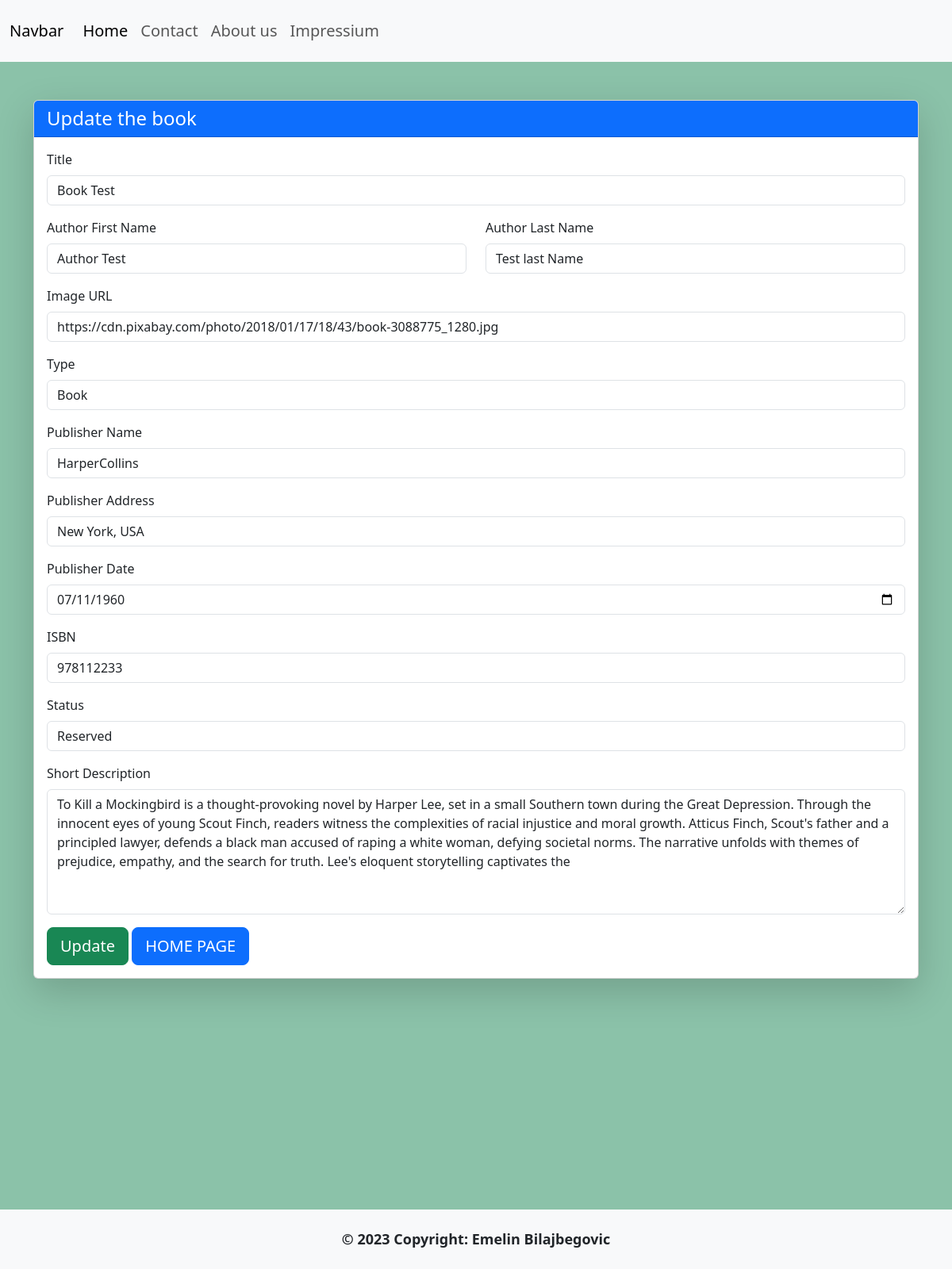
Page /update.php?id=1 on the committed database.
### tables this page shows
CREATE TABLE `library` (
  `id` int(11) NOT NULL,
  `title` varchar(255) NOT NULL,
  `image` varchar(255) NOT NULL,
  `ISBN` int(15) NOT NULL,
  `short_description` varchar(700) DEFAULT NULL,
  `type` varchar(255) NOT NULL,
  `author_first_name` varchar(255) NOT NULL,
  `author_last_name` varchar(255) NOT NULL,
  `publisher_name` varchar(255) NOT NULL,
  `publisher_adress` varchar(255) NOT NULL,
  `publisher_date` date NOT NULL,
  `status` tinyint(1) NOT NULL
);

### update.php (the view, shortened to what this page needs)
<?php
require_once "db_connect.php";
$id = $_GET["id"];
$sql = "SELECT * FROM library WHERE id = $id ";
$result = mysqli_query($connect, $sql);
$row = mysqli_fetch_assoc($result);
?>
<!DOCTYPE html>
<html lang="en">
<head>
    <link href="https://cdn.jsdelivr.net/npm/bootstrap@5.3.0/dist/css/bootstrap.min.css" rel="stylesheet">
</head>
<body class="bg-success text-dark bg-opacity-50" style="height: 200vh">
    <nav class="navbar navbar-expand-lg bg-body-tertiary py-3">
        <div class="container-fluid">
            <a class="navbar-brand" href="#">Navbar</a>
            <div class="collapse navbar-collapse" id="navbarSupportedContent">
                <ul class="navbar-nav me-auto mb-2 mb-lg-0">
                    <li class="nav-item">
                        <a class="nav-link active" aria-current="page" href="index.php" style="font-size: 20px;">Home</a>
                    </li>
                    <li class="nav-item">
                        <a class="nav-link" href="https://codefactory.wien/en/contact-en/" style="font-size: 20px;" target="_blank">Contact</a>
                    </li>
                    <li class="nav-item">
                        <a class="nav-link" href="https://codefactory.wien/en/team-en/" style="font-size: 20px;" target="_blank">About us</a>
                    </li>
                    <li class="nav-item">
                        <a class="nav-link" href="https://codefactory.wien/en/home-en/" style="font-size: 20px;" target="_blank">Impressium</a>
                    </li>
                </ul>
            </div>
        </div>
    </nav>
    <div class="container mt-5">
        <div class="card shadow-lg">
            <div class="card-header bg-primary text-white">
                <h4 class="m-0">Update the book</h4>
            </div>
            <div class="card-body">
                <form method="post" enctype="multipart/form-data">
                    <div class="mb-3">
                        <label for="title" class="form-label">Title</label>
                        <input type="text" class="form-control" id="title" name="title" value="<?= $row["title"] ?>">
                    </div>
                    <div class="row mb-3">
                        <div class="col">
                            <label for="author_first_name" class="form-label">Author First Name</label>
                            <input type="text" class="form-control" id="author_first_name" name="author_first_name" value="<?= $row["author_first_name"] ?>">
                        </div>
                        <div class="col">
                            <label for="author_last_name" class="form-label">Author Last Name</label>
                            <input type="text" class="form-control" id="author_last_name" name="author_last_name" value="<?= $row["author_last_name"] ?>">
                        </div>
                    </div>
                    <div class="mb-3">
                        <label for="image" class="form-label">Image URL</label>
                        <input type="text" class="form-control" id="image" name="image" value="<?= $row["image"] ?>">
                    </div>
                    <div class="mb-3">
                        <label for="type" class="form-label">Type</label>
                        <input type="text" class="form-control" id="type" name="type" value="<?= $row["type"] ?>">
                    </div>
                    <div class="mb-3">
                        <label for="publisher_name" class="form-label">Publisher Name</label>
                        <input type="text" class="form-control" id="publisher_name" name="publisher_name" value="<?= $row["publisher_name"] ?>">
                    </div>
                    <div class="mb-3">
                        <label for="publisher_adress" class="form-label">Publisher Address</label>
                        <input type="text" class="form-control" id="publisher_adress" name="publisher_adress" value="<?= $row["publisher_adress"] ?>">
                    </div>
                    <div class="mb-3">
                        <label for="publisher_date" class="form-label">Publisher Date</label>
                        <input type="date" class="form-control" id="publisher_date" name="publisher_date" value="<?= $row["publisher_date"] ?>">
                    </div>
                    <div class="mb-3">
                        <label for="ISBN" class="form-label">ISBN</label>
                        <input type="text" class="form-control" id="ISBN" name="ISBN" value="<?= $row["ISBN"] ?>">
                    </div>
                    <div class="mb-3">
                        <label for="status" class="form-label">Status</label>
                        <select class="form-control" id="status" name="status" value="<?= $row["status"] ?>">
                            <option value="0">Reserved</option>
                        </select>
                    </div>
                    <div class="mb-3">
                        <label for="short_description" class="form-label">Short Description</label>
                        <textarea class="form-control" id="short_description" name="short_description" rows="6"><?= $row["short_description"] ?></textarea>
                    </div>
                    <button type="submit" name="update" class="btn btn-success btn-lg">Update</button>
                    <a href='index.php' class='btn btn-primary btn-lg' style='width: auto;'>HOME PAGE</a>
                </form>
            </div>
        </div>
    </div>
    <footer class="navbar navbar-expand-lg bg-body-tertiary fixed-bottom">
        <div class="container-fluid d-flex justify-content-center">
            <div class="text-center p-3" style="font-size: 18px;">
                <strong>© 2023 Copyright: Emelin Bilajbegovic</strong>
            </div>
        </div>
    </footer>
</body>
</html>

### rows in the picture
library: title "Book Test", author_first_name "Author Test", author_last_name "Test last Name", image "https://cdn.pixabay.com/photo/2018/01/17/18/43/book-3088775_1280.jpg", type "Book", publisher_name "HarperCollins", publisher_adress "New York, USA", publisher_date "07/11/1960", ISBN "978112233", status "Reserved", short_description "To Kill a Mockingbird is a thought-provoking novel by Harper Lee, set in a small Southern town during the Great Depression. Through the innocent eyes of young Scout Finch, readers witness the complexities of racial injustice and moral growth. Atticus Finch, Scout's father and a principled lawyer, defends a black man accused of raping a white woman, defying societal norms. The narrative unfolds with themes of prejudice, empathy, and the search for truth. Lee's eloquent storytelling captivates the"
